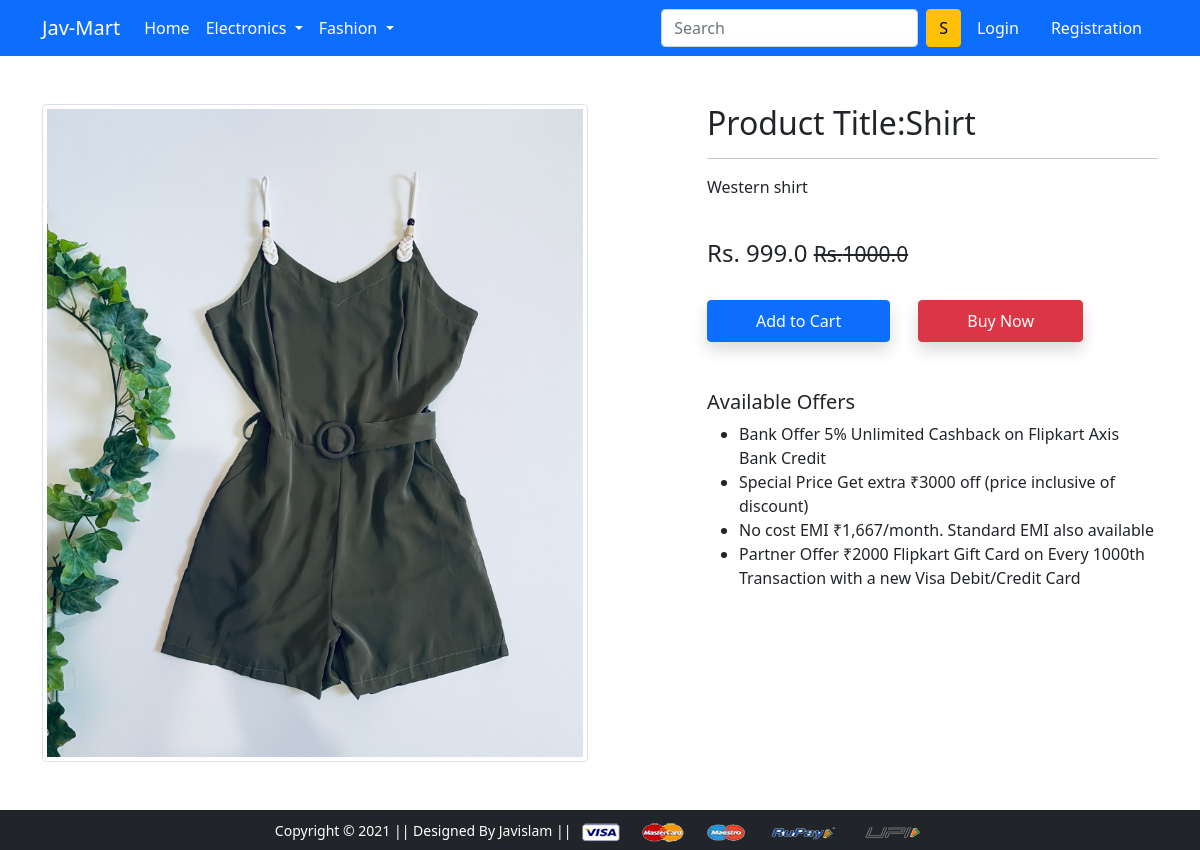
Screenshot of /productdetail/17 with the database file from the repository.
### app/models.py (models this page shows)
class Product(models.Model):
    title = models.CharField(max_length=100)
    selling_price = models.FloatField()
    discounted_price = models.FloatField()
    description = models.TextField()
    brand = models.CharField(max_length=100)
    category= models.CharField(choices=CATEGORY_CHOICES, max_length=2)
    product_image=models.ImageField(upload_to='productimg')

### app/views.py (the view)
# urls.py: path('productdetail/<int:pk>', views.ProductDetailView.as_view(), name='product-detail'),
class ProductDetailView(View):
    def get(self, request,pk):
      totalitem=0
      product=Product.objects.get(pk=pk)
      items_already_in_cart=False
      if request.user.is_authenticated:
       totalitem=len(Cart.objects.filter(user=request.user))
       items_already_in_cart=Cart.objects.filter(Q(product=product.id)& Q (user=request.user)).exists()
       items_already_in_cart=Cart.objects.filter(Q(product=product.id)& Q (user=request.user)).exists()
      return render(request, 'app/productdetail.html',{'product':product ,
     'items_already_in_cart':items_already_in_cart, 'totalitem':totalitem})

### app/templates/app/productdetail.html (shortened to what this page needs)
{% extends 'app/base.html' %}
{% load static %}
{% block main-content %}
<div class="container my-5">
 <div class="row">
  <div class="col-sm-6 text-center align-self-center">
   <img src="{{product.product_image.url}}" alt="" class="img-fluid img-thumbnail">
  </div>
  <div class="col-sm-5 offset-sm-1">
   <h2>Product Title:{{product.title}}</h2>
   <hr>
   <p>{{product.description}}</p> <br>
   <h4>Rs. {{product.discounted_price}} <small class="fw-light text-decoration-line-through">
       Rs.{{product.selling_price}}</small></h4> <br>
   {% if not request.user.authenticated %}
     <form action="/add-to-cart" class="d-inline">
      <button type="submit" class="btn btn-primary shadow px-5 py-2">Add to Cart</button>
     </form>
   {% endif %}
   <a href="{% url 'checkout' %}" class="btn btn-danger shadow px-5 py-2 ms-4">Buy Now</a>
   <h5 class="mt-5">Available Offers</h5>
   <ul>
    <li>Bank Offer 5% Unlimited Cashback on Flipkart Axis Bank Credit</li>
    <li>Special Price Get extra ₹3000 off (price inclusive of discount)</li>
    <li>No cost EMI ₹1,667/month. Standard EMI also available</li>
    <li>Partner Offer ₹2000 Flipkart Gift Card on Every 1000th Transaction with a new Visa Debit/Credit Card</li>
   </ul>
  </div>
 </div>
</div>
{% endblock main-content %}

### rows the page displays
Product: product_image (picture), title "Shirt", description "Western shirt", discounted_price "999.0", selling_price "1000.0"
